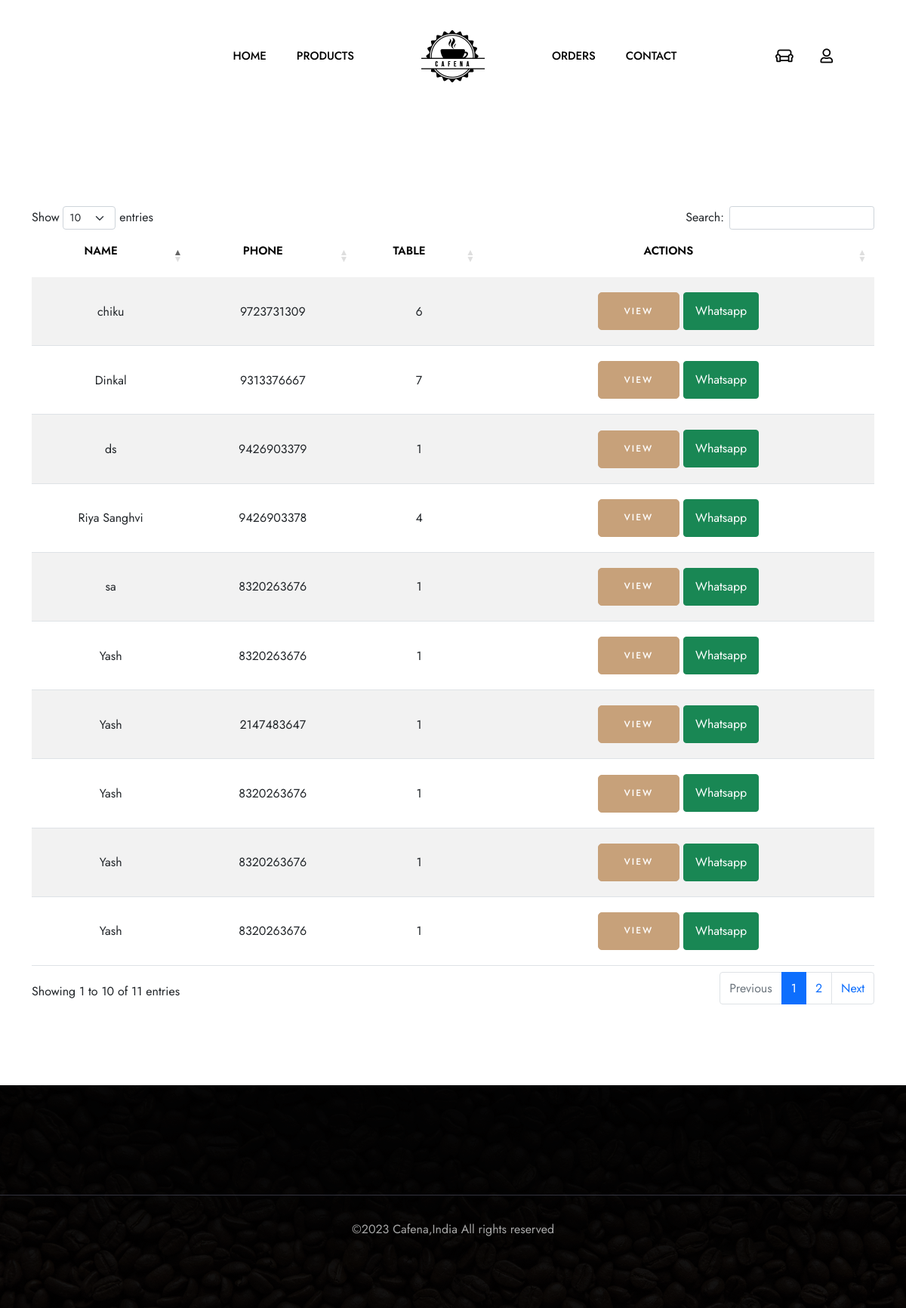
Screenshot of /admin/orders.php (signed in) with the database file from the repository.
### tables this page shows
CREATE TABLE `tbl_make_order` (
  `id` int(255) NOT NULL,
  `name` varchar(255) NOT NULL,
  `phone` varchar(255) NOT NULL,
  `table_id` int(255) NOT NULL,
  `hot_choco_number` int(255) NOT NULL,
  `cold_choco_number` int(255) NOT NULL,
  `esperesso_number` int(255) NOT NULL,
  `macchiato_number` int(255) NOT NULL,
  `cafe_mocha_number` int(255) NOT NULL,
  `cappucino_number` int(255) NOT NULL,
  `corn_n_spinach_number` int(255) NOT NULL,
  `veg_cheese_number` int(255) NOT NULL,
  `cheese_chilli_number` int(255) NOT NULL,
  `muffins_number` int(255) NOT NULL,
  `pastry_number` int(255) NOT NULL,
  `black_tea_number` int(255) NOT NULL,
  `green_tea_number` int(255) NOT NULL,
  `status` enum('PENDING','COMPLETE','PAID') NOT NULL,
  `created_at` timestamp NOT NULL DEFAULT current_timestamp() ON UPDATE current_timestamp()
);

### Fuctions.php (called while the page is built, shortened)
<?php
 class Fuctions
 {
    private $conn;
     function __construct($conn){
        $this->conn = $conn;
    }
    function getOrderList(){
        $qry = mysqli_query($this->conn,"SELECT * FROM tbl_make_order");
        return mysqli_fetch_all($qry,MYSQLI_ASSOC);
    }
 }
?>

### admin/orders.php (the view, shortened to what this page needs)
<!DOCTYPE html>
<html lang="en">
<head>
    <?php include "head.php" ?>
</head>
<body>
    <?php
    include "header.php";
    $data = $mainobj->getOrderList();
    ?>
    <section class="about__area about__area--2 position-relative pt-125 pb-105">
        <div class="container">
            <table id="table" class="table table-striped text-center">
                <thead>
                    <tr>
                        <th class="text-center">Name</th>
                        <th class="text-center">Phone</th>
                        <th class="text-center">Table</th>
                        <th class="text-center">Actions</th>
                    </tr>
                </thead>
                <tbody>
                    <?php
                    if (!empty($data)) {
                        foreach ($data as $dat) {
                            echo "<tr>";
                            echo "<td>" . $dat['name']."</td>";
                            echo "<td>".$dat['phone']."</td>";
                            echo "<td>" . $dat['table_id'] . "</td>";
                            echo "<td>
                                <a class='site-btn' target='_blank' href='orderPopup.php?id=".$dat['id']."'>View</a>
                                <a class='btn btn-success' style='padding:12px 15px;' target='_blank' href='https://api.whatsapp.com/send?phone=".$dat['phone']."'>Whatsapp</a>
                             </td>";
                            echo "</tr>";
                        }
                    }
                    ?>
                </tbody>
            </table>
        </div>
    </section>
    <?php include "footer.php" ?>
</body>
</html>

### rows the page displays
tbl_make_order: name "Yash", phone "8320263676", table "1"
tbl_make_order: name "Yash", phone "2147483647", table "1"
tbl_make_order: name "Yash", phone "8320263676", table "1"
tbl_make_order: name "Yash", phone "8320263676", table "1"
tbl_make_order: name "Yash", phone "8320263676", table "1"
tbl_make_order: name "ds", phone "9426903379", table "1"
tbl_make_order: name "Riya Sanghvi", phone "9426903378", table "4"
tbl_make_order: name "chiku", phone "9723731309", table "6"
tbl_make_order: name "Dinkal", phone "9313376667", table "7"
tbl_make_order: name "sa", phone "8320263676", table "1"
